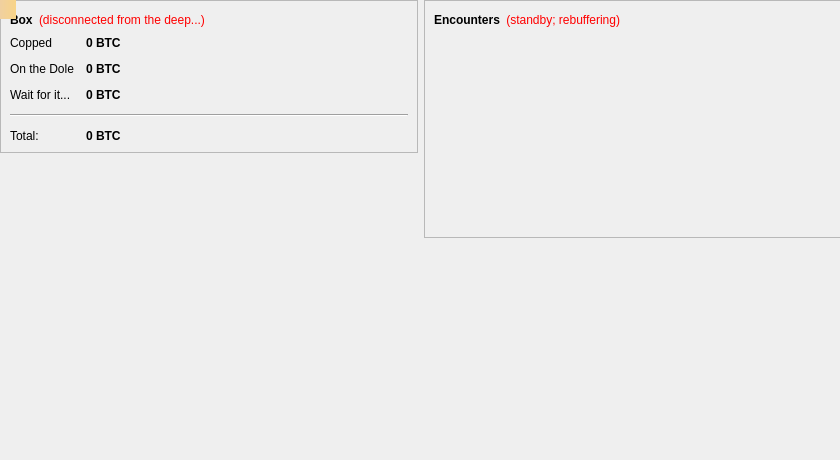
<?xml version="1.0" encoding="UTF-8"?>
<ui version="4.0">
 <class>OverviewPage</class>
 <widget class="QWidget" name="OverviewPage">
  <property name="geometry">
   <rect>
    <x>0</x>
    <y>0</y>
    <width>840</width>
    <height>460</height>
   </rect>
  </property>
  <property name="windowTitle">
   <string>Form</string>
  </property>
  <widget class="QLabel" name="labelAlerts">
   <property name="geometry">
    <rect>
     <x>0</x>
     <y>0</y>
     <width>16</width>
     <height>19</height>
    </rect>
   </property>
   <property name="visible">
    <bool>false</bool>
   </property>
   <property name="styleSheet">
    <string notr="true">background-color: qlineargradient(x1: 0, y1: 0, x2: 1, y2: 0, stop:0 #F0D0A0, stop:1 #F8D488); color:#000000;</string>
   </property>
   <property name="wordWrap">
    <bool>true</bool>
   </property>
   <property name="margin">
    <number>3</number>
   </property>
  </widget>
  <widget class="QLabel" name="label_2">
   <property name="geometry">
    <rect>
     <x>0</x>
     <y>0</y>
     <width>841</width>
     <height>461</height>
    </rect>
   </property>
   <property name="text">
    <string/>
   </property>
   <property name="pixmap">
    <pixmap resource="../bitcoin.qrc">:/images/background</pixmap>
   </property>
  </widget>
  <widget class="QWidget" name="layoutWidget">
   <property name="geometry">
    <rect>
     <x>0</x>
     <y>0</y>
     <width>841</width>
     <height>461</height>
    </rect>
   </property>
   <layout class="QGridLayout" name="gridLayout">
    <item row="0" column="0">
     <layout class="QVBoxLayout" name="verticalLayout_2">
      <item>
       <widget class="QFrame" name="frame">
        <property name="frameShape">
         <enum>QFrame::StyledPanel</enum>
        </property>
        <property name="frameShadow">
         <enum>QFrame::Raised</enum>
        </property>
        <layout class="QVBoxLayout" name="verticalLayout_4">
         <item>
          <layout class="QHBoxLayout" name="horizontalLayout_4">
           <item>
            <widget class="QLabel" name="label_5">
             <property name="font">
              <font>
               <weight>75</weight>
               <bold>true</bold>
              </font>
             </property>
             <property name="text">
              <string>Box</string>
             </property>
            </widget>
           </item>
           <item>
            <widget class="QLabel" name="labelWalletStatus">
             <property name="toolTip">
              <string>The displayed information may be out of date. Your wallet automatically synchronizes with the Skidoo network after a connection is established, but this process has not completed yet.</string>
             </property>
             <property name="styleSheet">
              <string notr="true">QLabel { color: red; }</string>
             </property>
             <property name="text">
              <string notr="true">(disconnected from the deep...)</string>
             </property>
             <property name="alignment">
              <set>Qt::AlignLeading|Qt::AlignLeft|Qt::AlignVCenter</set>
             </property>
            </widget>
           </item>
           <item>
            <spacer name="horizontalSpacer_2">
             <property name="orientation">
              <enum>Qt::Horizontal</enum>
             </property>
             <property name="sizeHint" stdset="0">
              <size>
               <width>40</width>
               <height>20</height>
              </size>
             </property>
            </spacer>
           </item>
          </layout>
         </item>
         <item>
          <layout class="QFormLayout" name="formLayout_2">
           <property name="fieldGrowthPolicy">
            <enum>QFormLayout::AllNonFixedFieldsGrow</enum>
           </property>
           <property name="horizontalSpacing">
            <number>12</number>
           </property>
           <property name="verticalSpacing">
            <number>12</number>
           </property>
           <item row="0" column="0">
            <widget class="QLabel" name="label">
             <property name="text">
              <string>Copped</string>
             </property>
            </widget>
           </item>
           <item row="0" column="1">
            <widget class="QLabel" name="labelBalance">
             <property name="font">
              <font>
               <weight>75</weight>
               <bold>true</bold>
              </font>
             </property>
             <property name="cursor">
              <cursorShape>IBeamCursor</cursorShape>
             </property>
             <property name="toolTip">
              <string>Your current spendable balance</string>
             </property>
             <property name="text">
              <string notr="true">0 BTC</string>
             </property>
             <property name="textInteractionFlags">
              <set>Qt::LinksAccessibleByMouse|Qt::TextSelectableByKeyboard|Qt::TextSelectableByMouse</set>
             </property>
            </widget>
           </item>
           <item row="1" column="0">
            <widget class="QLabel" name="label_3">
             <property name="text">
              <string>On the Dole</string>
             </property>
            </widget>
           </item>
           <item row="1" column="1">
            <widget class="QLabel" name="labelUnconfirmed">
             <property name="font">
              <font>
               <weight>75</weight>
               <bold>true</bold>
              </font>
             </property>
             <property name="cursor">
              <cursorShape>IBeamCursor</cursorShape>
             </property>
             <property name="toolTip">
              <string>Total of transactions that have yet to be confirmed, and do not yet count toward the spendable balance</string>
             </property>
             <property name="text">
              <string notr="true">0 BTC</string>
             </property>
             <property name="textInteractionFlags">
              <set>Qt::LinksAccessibleByMouse|Qt::TextSelectableByKeyboard|Qt::TextSelectableByMouse</set>
             </property>
            </widget>
           </item>
           <item row="2" column="0">
            <widget class="QLabel" name="labelImmatureText">
             <property name="text">
              <string>Wait for it...</string>
             </property>
            </widget>
           </item>
           <item row="2" column="1">
            <widget class="QLabel" name="labelImmature">
             <property name="font">
              <font>
               <weight>75</weight>
               <bold>true</bold>
              </font>
             </property>
             <property name="toolTip">
              <string>Mined balance that has not yet matured</string>
             </property>
             <property name="text">
              <string notr="true">0 BTC</string>
             </property>
             <property name="textInteractionFlags">
              <set>Qt::LinksAccessibleByMouse|Qt::TextSelectableByKeyboard|Qt::TextSelectableByMouse</set>
             </property>
            </widget>
           </item>
           <item row="3" column="0" colspan="2">
            <widget class="Line" name="line">
             <property name="orientation">
              <enum>Qt::Horizontal</enum>
             </property>
            </widget>
           </item>
           <item row="4" column="0">
            <widget class="QLabel" name="labelTotalText">
             <property name="text">
              <string>Total:</string>
             </property>
            </widget>
           </item>
           <item row="4" column="1">
            <widget class="QLabel" name="labelTotal">
             <property name="font">
              <font>
               <weight>75</weight>
               <bold>true</bold>
              </font>
             </property>
             <property name="cursor">
              <cursorShape>IBeamCursor</cursorShape>
             </property>
             <property name="toolTip">
              <string>Your current total balance</string>
             </property>
             <property name="text">
              <string notr="true">0 BTC</string>
             </property>
             <property name="textInteractionFlags">
              <set>Qt::LinksAccessibleByMouse|Qt::TextSelectableByKeyboard|Qt::TextSelectableByMouse</set>
             </property>
            </widget>
           </item>
          </layout>
         </item>
        </layout>
       </widget>
      </item>
      <item>
       <spacer name="verticalSpacer">
        <property name="orientation">
         <enum>Qt::Vertical</enum>
        </property>
        <property name="sizeHint" stdset="0">
         <size>
          <width>20</width>
          <height>40</height>
         </size>
        </property>
       </spacer>
      </item>
     </layout>
    </item>
    <item row="0" column="1">
     <layout class="QVBoxLayout" name="verticalLayout_3">
      <item>
       <widget class="QFrame" name="frame_2">
        <property name="frameShape">
         <enum>QFrame::StyledPanel</enum>
        </property>
        <property name="frameShadow">
         <enum>QFrame::Raised</enum>
        </property>
        <layout class="QVBoxLayout" name="verticalLayout">
         <item>
          <layout class="QHBoxLayout" name="horizontalLayout_2">
           <item>
            <widget class="QLabel" name="label_4">
             <property name="text">
              <string>&lt;html&gt;&lt;head/&gt;&lt;body&gt;&lt;p&gt;&lt;span style=&quot; font-weight:600;&quot;&gt;Encounters&lt;/span&gt;&lt;/p&gt;&lt;/body&gt;&lt;/html&gt;</string>
             </property>
            </widget>
           </item>
           <item>
            <widget class="QLabel" name="labelTransactionsStatus">
             <property name="toolTip">
              <string>The displayed information may be out of date. Your wallet automatically synchronizes with the Skidoo network after a connection is established, but this process has not completed yet.</string>
             </property>
             <property name="styleSheet">
              <string notr="true">QLabel { color: red; }</string>
             </property>
             <property name="text">
              <string notr="true">(standby; rebuffering)</string>
             </property>
             <property name="alignment">
              <set>Qt::AlignRight|Qt::AlignTrailing|Qt::AlignVCenter</set>
             </property>
            </widget>
           </item>
           <item>
            <spacer name="horizontalSpacer">
             <property name="orientation">
              <enum>Qt::Horizontal</enum>
             </property>
             <property name="sizeHint" stdset="0">
              <size>
               <width>40</width>
               <height>20</height>
              </size>
             </property>
            </spacer>
           </item>
          </layout>
         </item>
         <item>
          <widget class="QListView" name="listTransactions">
           <property name="styleSheet">
            <string notr="true">QListView { background: transparent; }</string>
           </property>
           <property name="frameShape">
            <enum>QFrame::NoFrame</enum>
           </property>
           <property name="verticalScrollBarPolicy">
            <enum>Qt::ScrollBarAlwaysOff</enum>
           </property>
           <property name="horizontalScrollBarPolicy">
            <enum>Qt::ScrollBarAlwaysOff</enum>
           </property>
           <property name="selectionMode">
            <enum>QAbstractItemView::NoSelection</enum>
           </property>
          </widget>
         </item>
        </layout>
       </widget>
      </item>
      <item>
       <spacer name="verticalSpacer_2">
        <property name="orientation">
         <enum>Qt::Vertical</enum>
        </property>
        <property name="sizeHint" stdset="0">
         <size>
          <width>20</width>
          <height>40</height>
         </size>
        </property>
       </spacer>
      </item>
     </layout>
    </item>
   </layout>
  </widget>
  <zorder>label_2</zorder>
  <zorder>layoutWidget</zorder>
  <zorder>labelAlerts</zorder>
 </widget>
 <resources>
  <include location="../bitcoin.qrc"/>
 </resources>
 <connections/>
</ui>
